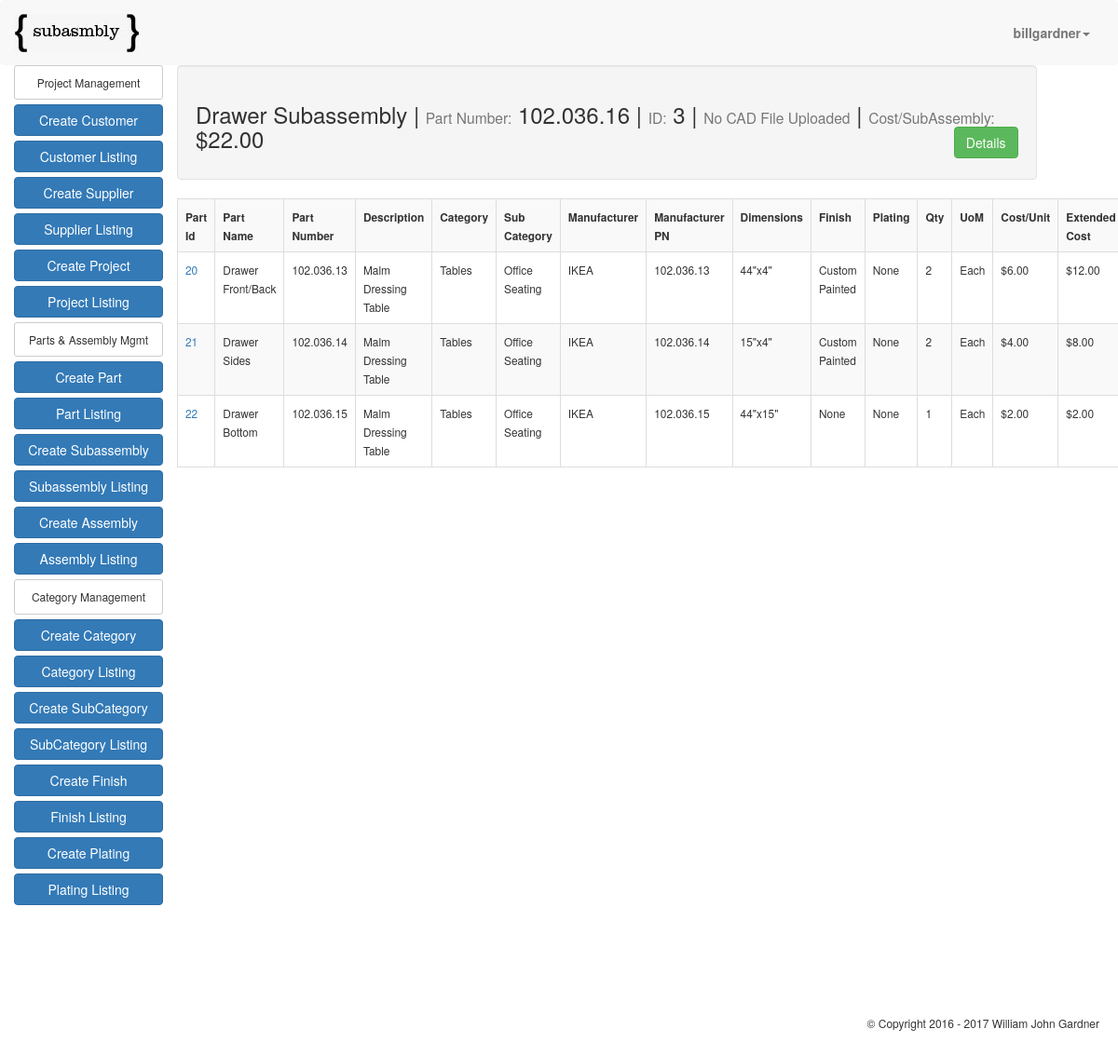
Screenshot of /subassembly_list/ (signed in) with the database file from the repository.
### app/models.py (models this page shows, shortened)
class SubAssembly(models.Model):
    user = models.ForeignKey("auth.User")
    sub_assembly_name = models.CharField(max_length=50)
    sub_assembly_number = models.CharField(max_length=50, null=True, blank=True)
    description = models.CharField(max_length=50, null=True, blank=True)
    category = models.ForeignKey(Category, null=True, blank=True)
    sub_category = models.ForeignKey(SubCategory, null=True, blank=True)
    mfg_supplier = models.ForeignKey('app.Supplier', null=True, blank=True)
    mfg_supplier_pn = models.CharField(max_length=50, null=True, blank=True)
    finish = models.ForeignKey('app.FinishTable', null=True, blank=True)
    plating = models.ForeignKey('app.PlatingTable', null=True, blank=True)
    subassembly_cost = models.DecimalField(max_digits=10, decimal_places=2, null=True, blank=True)
    notes = models.TextField(null=True, blank=True)
    cad_file = models.FileField(upload_to="cad_files", null=True, blank=True)
    image = models.ImageField(upload_to="image_files", null=True, blank=True, verbose_name="Part Image")

class SubAssemblyQuantity(models.Model):
    part = models.ForeignKey(Part)
    quantity = models.IntegerField()
    assembly = models.ForeignKey('app.SubAssembly')
    @property
    def cost(self):
        cost = self.part.unit_cost * self.quantity
        return cost

class Part(models.Model):
    user = models.ForeignKey("auth.User")
    part_name = models.CharField(max_length=50)
    part_number = models.CharField(max_length=50, null=True, blank=True)
    description = models.CharField(max_length=50, null=True, blank=True)
    category = models.ForeignKey(Category)
    sub_category = models.ForeignKey(SubCategory)
    manufacturer = models.ForeignKey('app.Supplier', null=True, blank=True)
    manufacturer_pn = models.CharField(max_length=50, null=True, blank=True)
    dimensions = models.CharField(max_length=50, null=True, blank=True)
    finish = models.ForeignKey('app.FinishTable', null=True, blank=True)
    plating = models.ForeignKey('app.PlatingTable', null=True, blank=True)
    uom = models.CharField(max_length=15, null=True, blank=True)
    unit_cost = models.DecimalField(max_digits=10, decimal_places=2)
    part_url = models.URLField(null=True, blank=True)
    notes = models.TextField(null=True, blank=True)
    cad_file = models.FileField(upload_to="cad_files", null=True, blank=True)
    image = models.ImageField(upload_to="image_files", null=True, blank=True, verbose_name="Part Image")

class Category(models.Model):
    user = models.ForeignKey("auth.User")
    category = models.CharField(max_length=30)
    def __str__(self):
        return self.category

class SubCategory(models.Model):
    user = models.ForeignKey("auth.User")
    category = models.ForeignKey(Category)
    subcategory = models.CharField(max_length=30)
    def __str__(self):
        return self.subcategory

class Supplier(models.Model):
    user = models.ForeignKey("auth.User", null=True, blank=True)
    first_name = models.CharField(max_length=50, null=True, blank=True)
    last_name = models.CharField(max_length=50, null=True, blank=True)
    title = models.CharField(max_length=30)
    company_name = models.CharField(max_length=25, null=True, blank=True)
    phone_number = models.IntegerField(null=True, blank=True)
    email_address = models.CharField(max_length=60, null=True, blank=True)
    twitter_account = models.CharField(max_length=25, null=True, blank=True)
    web_address = models.URLField(null=True, blank=True)
    street_address = models.CharField(max_length=50, null=True, blank=True)
    city = models.CharField(max_length=50, null=True, blank=True)
    state = models.CharField(max_length=2, null=True, blank=True)
    zip_code = models.IntegerField(null=True, blank=True)
    country = models.CharField(max_length=25, null=True, blank=True)
    def __str__(self):
        return self.company_name

class FinishTable(models.Model):
    user = models.ForeignKey("auth.User")
    finish = models.CharField(max_length=50)
    description = models.TextField(null=True, blank=True)
    source = models.ForeignKey(Supplier, null=True, blank=True)
    image = models.ImageField(upload_to="image_files", null=True, blank=True, verbose_name="Part Image")
    def __str__(self):
        return self.finish

### app/views.py (the view)
# urls.py: url(r'^subassembly_list/$', login_required(SubAssemblyListView.as_view()), name="subassembly_list_view"),
class SubAssemblyListView(ListView):
    model = SubAssembly
    template_name = "app/subassembly_list.html"
    def get_queryset(self):
        return self.model.objects.filter(user=self.request.user)
    def get_context_data(self, **kwargs):
        context = super().get_context_data(**kwargs)
        context['subassembly'] = SubAssembly.objects.all()
        return context

### app/templatetags/app_filters.py (called while the page is built)
@register.filter(name="part_sum")
def part_sum(your_list):
  return sum(d.cost for d in your_list)

### templates/app/subassembly_list.html
{% extends "bom.html" %}
{% load mathfilters %}
{% load app_filters %}
{% block content %}
{% for object in object_list %}
  <div class="row">
    <div class="col-md-12 well">
      <h3>{{object.sub_assembly_name}}  |  <small>Part Number:</small> {{object.sub_assembly_number}}  |  <small>ID:</small> {{object.id}}  |  {% if object.cad_file %}<small><a href="{{object.cad_file.url}}">Click to View CAD</a></small>{% else %}<small>No CAD File Uploaded</small>{% endif %}  |  <small>Cost/SubAssembly: </small>${{ object.subassemblyquantity_set.all|part_sum }}<a class="btn btn-success pull-right" type="button" name="drilldown" href="{% url 'subassembly_detail_view' object.pk %}">Details</a></h3>
    </div>
    <table class="table table-striped table-bordered table-hover">
        <tr>
          <th><small>Part Id</small></th>
          <th><small>Part Name</small></th>
          <th><small>Part Number</small></th>
          <th><small>Description</small></th>
          <th><small>Category</small></th>
          <th><small>Sub Category</small></th>
          <th><small>Manufacturer</small></th>
          <th><small>Manufacturer PN</small></th>
          <th><small>Dimensions</small></th>
          <th><small>Finish</small></th>
          <th><small>Plating</small></th>
          <th><small>Qty</small></th>
          <th><small>UoM</small></th>
          <th><small>Cost/Unit</small></th>
          <th><small>Extended Cost</small></th>
        </tr>
        {% for part in object.subassemblyquantity_set.all %}
          <tr>
          <td><a href="{% url 'subassembly_detail_view' part.id %}"><small>{{part.part.pk}}</small></a></td>
          <td><small>{{part.part.part_name}}</small></td>
          <td><small>{{part.part.part_number}}</small></td>
          <td><small>{{part.part.description}}</small></td>
          <td><small>{{part.part.category}}</small></td>
          <td><small>{{part.part.sub_category}}</small></td>
          <td><small>{{part.part.manufacturer}}</small></td>
          <td><small>{{part.part.manufacturer_pn}}</small></td>
          <td><small>{{part.part.dimensions}}</small></td>
          <td><small>{{part.part.finish}}</small></td>
          <td><small>{{part.part.plating}}</small></td>
          <td><small>{{part.quantity}}</small></td>
          <td><small>{{part.part.uom}}</small></td>
          <td><small>${{part.part.unit_cost}}</small></td>
          <td><small>${{part.cost}}</small></td>
          </tr>
          {% endfor %}
      </table>
    </div>
  {% endfor %}
</div>
</div>
{% endblock %}

### templates/bom.html (shortened to what this page needs)
{% load staticfiles %}
{% load bootstrap %}
<!DOCTYPE html>
<html>
  <head>
    <link rel="stylesheet" href="{% static "app/css/bootstrap.css" %}" media="screen" charset="utf-8">
    <link rel="stylesheet" href="{% static "app/css/main.css" %}" media="screen" charset="utf-8">
  </head>
  <body>
    <nav class="navbar navbar-default">
      <div class="container-fluid">
        <div class="navbar-header">
          <a class="navbar-brand" href="/"><img id="logo-sm" src="{% static 'app/images/logo_sm.jpg' %}" alt="Subasmbly"/></a>
        </div>
        <div class="collapse navbar-collapse" id="bs-example-navbar-collapse-1">
          <ul id="menu" class="nav navbar-nav navbar-right">
            <li class="dropdown">
              <a href="#" class="dropdown-toggle" data-toggle="dropdown" role="button" aria-haspopup="true" aria-expanded="false"><strong>{{request.user}}</strong><span class="caret"></span></a>
            </li>
          </ul>
        </div>
      </div>
    </nav>
<div class="row">
    <div id="sidenav" class="col-md-2">
      <div class="btn btn-default btn-xs btn-block"><h6>Project Management</h6></div>
      <a href="{% url 'create_customer_view' %}" type="button" class="btn btn-primary btn-block">Create Customer</a>
      <a href="{% url 'customer_list_view' %}" type="button" class="btn btn-primary btn-block">Customer Listing</a>
      <a href="{% url 'create_supplier_view' %}" type="button" class="btn btn-primary btn-block">Create Supplier</a>
      <a href="{% url 'supplier_list_view' %}" type="button" class="btn btn-primary btn-block">Supplier Listing</a>
      <a href="{% url 'create_project_view' %}" type="button" class="btn btn-primary btn-block">Create Project</a>
      <a href="{% url 'project_list_view' %}" type="button" class="btn btn-primary btn-block">Project Listing</a>
      <div class="btn btn-default btn-xs btn-block"><h6>Parts & Assembly Mgmt</h6></div>
      <a href="{% url 'create_part_view' %}" type="button" class="btn btn-primary btn-block">Create Part</a>
      <a href="{% url 'part_list_view' %}" type="button" class="btn btn-primary btn-block">Part Listing</a>
      <a href="{% url 'create_subassembly_view' %}" type="button" class="btn btn-primary btn-block">Create Subassembly</a>
      <a href="{% url 'subassembly_list_view' %}" type="button" class="btn btn-primary btn-block">Subassembly Listing</a>
      <a href="{% url 'create_assembly_view' %}" type="button" class="btn btn-primary btn-block">Create Assembly</a>
      <a href="{% url 'assembly_list_view' %}" type="button" class="btn btn-primary btn-block">Assembly Listing</a>
      <div class="btn btn-default btn-xs btn-block"><h6>Category Management</h6></div>
      <a href="{% url 'create_category_view' %}" type="button" class="btn btn-primary btn-block">Create Category</a>
      <a href="{% url 'category_list_view' %}" type="button" class="btn btn-primary btn-block">Category Listing</a>
      <a href="{% url 'create_subcategory_view' %}" type="button" class="btn btn-primary btn-block">Create SubCategory</a>
      <a href="{% url 'subcategory_list_view' %}" type="button" class="btn btn-primary btn-block">SubCategory Listing</a>
      <a href="{% url 'create_finish_view' %}" type="button" class="btn btn-primary btn-block">Create Finish</a>
      <a href="{% url 'finish_list_view' %}" type="button" class="btn btn-primary btn-block">Finish Listing</a>
      <a href="{% url 'create_plating_view' %}" type="button" class="btn btn-primary btn-block">Create Plating</a>
      <a href="{% url 'plating_list_view' %}" type="button" class="btn btn-primary btn-block">Plating Listing</a>
      <br>
      <br>
      <br>
    </div>
    <div class="col-md-9">
      {% block content %}{% endblock %}
      <footer>
        <h6><div style="float:right;">  &copy; Copyright 2016 -
           William John Gardner</div><h6>
      </footer>
</body>
</html>

### app/static/app/css/main.css (style rules this page uses)
.navbar { position: relative; min-height: 0px !important; margin-bottom: 0px !important; border: 0px solid transparent; }
#sidenav { padding-left: 30px; }
nav { padding-bottom: 10px; }
#menu { padding-top: 10px; }
footer { padding: 50px 20px; }

### rows the page displays
SubAssembly: sub_assembly_name "Drawer Subassembly", sub_assembly_number "102.036.16", id "3", cad_file "No CAD File Uploaded", subassemblyquantity_set.all|part_sum "22.00"
SubAssemblyQuantity: part.pk "20", part.part_name "Drawer Front/Back", part.part_number "102.036.13", part.description "Malm Dressing Table", part.category "Tables", part.sub_category "Office Seating", part.manufacturer "IKEA", part.manufacturer_pn "102.036.13", part.dimensions "44\"x4\"", part.finish "Custom Painted", part.plating "None", quantity "2", part.uom "Each", part.unit_cost "6.00", cost "12.00"
SubAssemblyQuantity: part.pk "21", part.part_name "Drawer Sides", part.part_number "102.036.14", part.description "Malm Dressing Table", part.category "Tables", part.sub_category "Office Seating", part.manufacturer "IKEA", part.manufacturer_pn "102.036.14", part.dimensions "15\"x4\"", part.finish "Custom Painted", part.plating "None", quantity "2", part.uom "Each", part.unit_cost "4.00", cost "8.00"
SubAssemblyQuantity: part.pk "22", part.part_name "Drawer Bottom", part.part_number "102.036.15", part.description "Malm Dressing Table", part.category "Tables", part.sub_category "Office Seating", part.manufacturer "IKEA", part.manufacturer_pn "102.036.15", part.dimensions "44\"x15\"", part.finish "None", part.plating "None", quantity "1", part.uom "Each", part.unit_cost "2.00", cost "2.00"

### other values shown
{{ request.user }} "billgardner"
